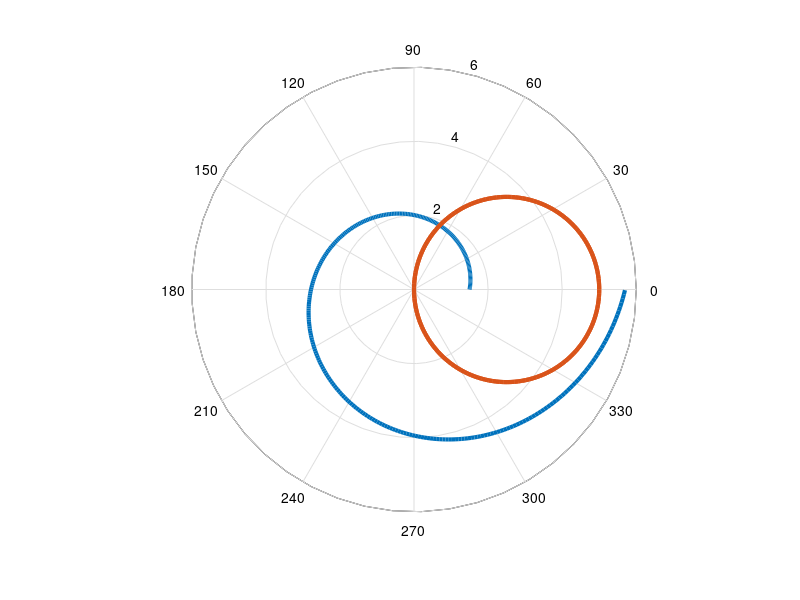

This figure's MATLAB source:
theta = 0:0.02:2*pi;

a1 = 0.5 + 1.3 .^theta;

a2 = 5 * cos(theta);

r = [a1 ;a2];

PloarGraph = polar(theta,r);

set(PloarGraph, 'LineWidth', 3);
pause;